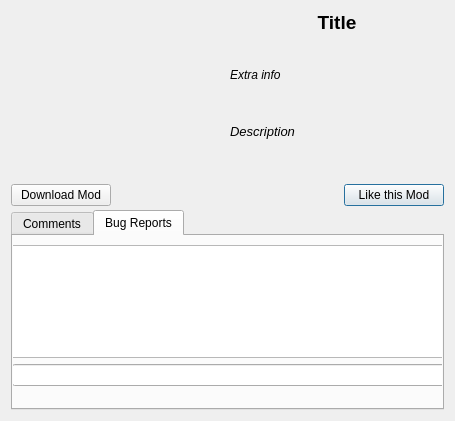
<?xml version="1.0" encoding="UTF-8"?>
<ui version="4.0">
 <class>ModDialog</class>
 <widget class="QDialog" name="ModDialog">
  <property name="geometry">
   <rect>
    <x>0</x>
    <y>0</y>
    <width>455</width>
    <height>421</height>
   </rect>
  </property>
  <property name="windowTitle">
   <string>Dialog</string>
  </property>
  <layout class="QGridLayout" name="gridLayout_2">
   <item row="0" column="0">
    <layout class="QVBoxLayout" name="verticalLayout">
     <property name="spacing">
      <number>4</number>
     </property>
     <property name="bottomMargin">
      <number>0</number>
     </property>
     <item>
      <layout class="QHBoxLayout" name="horizontalLayout">
       <property name="topMargin">
        <number>0</number>
       </property>
       <property name="bottomMargin">
        <number>0</number>
       </property>
       <item alignment="Qt::AlignLeft|Qt::AlignTop">
        <widget class="QLabel" name="Picture">
         <property name="minimumSize">
          <size>
           <width>100</width>
           <height>100</height>
          </size>
         </property>
         <property name="maximumSize">
          <size>
           <width>100</width>
           <height>100</height>
          </size>
         </property>
         <property name="text">
          <string/>
         </property>
        </widget>
       </item>
       <item>
        <layout class="QVBoxLayout" name="verticalLayout_2">
         <property name="spacing">
          <number>1</number>
         </property>
         <item alignment="Qt::AlignTop">
          <widget class="QLabel" name="Title">
           <property name="maximumSize">
            <size>
             <width>5000</width>
             <height>25</height>
            </size>
           </property>
           <property name="font">
            <font>
             <family>Segoe UI</family>
             <pointsize>14</pointsize>
             <weight>75</weight>
             <bold>true</bold>
            </font>
           </property>
           <property name="text">
            <string>Title</string>
           </property>
           <property name="alignment">
            <set>Qt::AlignCenter</set>
           </property>
          </widget>
         </item>
         <item alignment="Qt::AlignTop">
          <widget class="QLabel" name="Info">
           <property name="maximumSize">
            <size>
             <width>16777215</width>
             <height>60</height>
            </size>
           </property>
           <property name="font">
            <font>
             <family>Segoe UI</family>
             <pointsize>9</pointsize>
             <italic>true</italic>
            </font>
           </property>
           <property name="text">
            <string>Extra info</string>
           </property>
           <property name="alignment">
            <set>Qt::AlignLeading|Qt::AlignLeft|Qt::AlignTop</set>
           </property>
          </widget>
         </item>
         <item alignment="Qt::AlignTop">
          <widget class="QLabel" name="Description">
           <property name="maximumSize">
            <size>
             <width>16777215</width>
             <height>500</height>
            </size>
           </property>
           <property name="font">
            <font>
             <family>Segoe UI</family>
             <pointsize>10</pointsize>
             <italic>true</italic>
            </font>
           </property>
           <property name="text">
            <string>Description</string>
           </property>
           <property name="wordWrap">
            <bool>true</bool>
           </property>
          </widget>
         </item>
        </layout>
       </item>
      </layout>
     </item>
     <item>
      <layout class="QHBoxLayout" name="horizontalLayout_2">
       <property name="bottomMargin">
        <number>0</number>
       </property>
       <item alignment="Qt::AlignLeft">
        <widget class="QPushButton" name="DownloadButton">
         <property name="minimumSize">
          <size>
           <width>100</width>
           <height>0</height>
          </size>
         </property>
         <property name="maximumSize">
          <size>
           <width>150</width>
           <height>16777215</height>
          </size>
         </property>
         <property name="focusPolicy">
          <enum>Qt::NoFocus</enum>
         </property>
         <property name="text">
          <string>Download Mod</string>
         </property>
        </widget>
       </item>
       <item alignment="Qt::AlignRight">
        <widget class="QPushButton" name="likeButton">
         <property name="enabled">
          <bool>true</bool>
         </property>
         <property name="minimumSize">
          <size>
           <width>100</width>
           <height>0</height>
          </size>
         </property>
         <property name="maximumSize">
          <size>
           <width>150</width>
           <height>16777215</height>
          </size>
         </property>
         <property name="text">
          <string>Like this Mod</string>
         </property>
         <property name="checkable">
          <bool>false</bool>
         </property>
         <property name="checked">
          <bool>false</bool>
         </property>
        </widget>
       </item>
      </layout>
     </item>
     <item>
      <widget class="QTabWidget" name="tabWidget">
       <property name="sizePolicy">
        <sizepolicy hsizetype="Expanding" vsizetype="Maximum">
         <horstretch>0</horstretch>
         <verstretch>0</verstretch>
        </sizepolicy>
       </property>
       <property name="minimumSize">
        <size>
         <width>300</width>
         <height>200</height>
        </size>
       </property>
       <property name="maximumSize">
        <size>
         <width>500</width>
         <height>400</height>
        </size>
       </property>
       <property name="currentIndex">
        <number>1</number>
       </property>
       <widget class="QWidget" name="CommentsTab">
        <property name="minimumSize">
         <size>
          <width>300</width>
          <height>0</height>
         </size>
        </property>
        <property name="maximumSize">
         <size>
          <width>500</width>
          <height>16777215</height>
         </size>
        </property>
        <attribute name="title">
         <string>Comments</string>
        </attribute>
        <widget class="QWidget" name="verticalLayoutWidget_3">
         <property name="geometry">
          <rect>
           <x>-1</x>
           <y>-1</y>
           <width>702</width>
           <height>141</height>
          </rect>
         </property>
         <layout class="QVBoxLayout" name="verticalLayout_3">
          <property name="spacing">
           <number>6</number>
          </property>
          <property name="bottomMargin">
           <number>0</number>
          </property>
          <item>
           <widget class="QListWidget" name="Comments">
            <property name="minimumSize">
             <size>
              <width>300</width>
              <height>0</height>
             </size>
            </property>
            <property name="maximumSize">
             <size>
              <width>500</width>
              <height>16777215</height>
             </size>
            </property>
            <property name="verticalScrollMode">
             <enum>QAbstractItemView::ScrollPerPixel</enum>
            </property>
           </widget>
          </item>
          <item>
           <widget class="QLineEdit" name="LineComment"/>
          </item>
         </layout>
        </widget>
       </widget>
       <widget class="QWidget" name="BrokenTab">
        <property name="minimumSize">
         <size>
          <width>300</width>
          <height>0</height>
         </size>
        </property>
        <property name="maximumSize">
         <size>
          <width>500</width>
          <height>16777215</height>
         </size>
        </property>
        <attribute name="title">
         <string>Bug Reports</string>
        </attribute>
        <widget class="QWidget" name="verticalLayoutWidget_4">
         <property name="geometry">
          <rect>
           <x>-1</x>
           <y>9</y>
           <width>692</width>
           <height>141</height>
          </rect>
         </property>
         <layout class="QVBoxLayout" name="verticalLayout_4">
          <property name="bottomMargin">
           <number>0</number>
          </property>
          <item>
           <widget class="QListWidget" name="BugReports">
            <property name="minimumSize">
             <size>
              <width>300</width>
              <height>0</height>
             </size>
            </property>
            <property name="maximumSize">
             <size>
              <width>500</width>
              <height>16777215</height>
             </size>
            </property>
            <property name="selectionMode">
             <enum>QAbstractItemView::NoSelection</enum>
            </property>
            <property name="verticalScrollMode">
             <enum>QAbstractItemView::ScrollPerPixel</enum>
            </property>
           </widget>
          </item>
          <item>
           <widget class="QLineEdit" name="LineBugReport"/>
          </item>
         </layout>
        </widget>
       </widget>
      </widget>
     </item>
    </layout>
   </item>
  </layout>
 </widget>
 <resources/>
 <connections/>
</ui>
